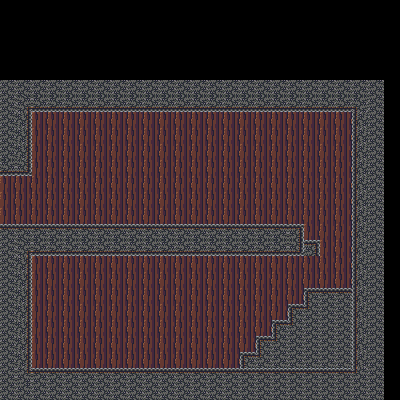

Rendered tile map (Tiled .tmx) drawn with the repository's tilesets; below, a short description and the map source with its tile grids summarised:
An orthogonal 25x25 tile map with 16x16 px tiles, 4 tile layers (SilhouetteLayer, BackgroundLayer, GameLayer, ForegroundLayer) and 2 objects (spawn, npcSpawn).

<map version="1.0" orientation="orthogonal" renderorder="left-up" width="25" height="25" tilewidth="16" tileheight="16" nextobjectid="3">
 <properties>
  <property name="exitLeft" value="lumbroff_01.tmx" />
  <property name="spawn" value="door_02" />
 </properties>
 <tileset firstgid="1" name="Lumbroff_tileset" tilewidth="16" tileheight="16">
  <image source="../graphics/levels/Lumbroff_tileset.png" trans="ff00ff" width="512" height="512" />
  <terraintypes>
   <terrain name="silhtree" tile="-1" />
   <terrain name="foliage" tile="-1" />
   <terrain name="stone" tile="-1" />
   <terrain name="ground" tile="-1" />
  </terraintypes>
  <tile id="1" terrain=",,,3" />
  <tile id="2" terrain=",,3," />
  <tile id="4" terrain=",,,2" />
  <tile id="5" terrain=",,2," />
  <tile id="18" terrain=",,,1" />
  <tile id="20" terrain=",,1," />
  <tile id="26" terrain=",,,0" />
  <tile id="28" terrain=",,0," />
  <tile id="32" terrain=",,3,3" />
  <tile id="33" terrain=",3,3,3" />
  <tile id="34" terrain="3,,3,3" />
  <tile id="35" terrain=",,2,2" />
  <tile id="36" terrain=",2,2,2" />
  <tile id="37" terrain="2,,2,2" />
  <tile id="49" terrain=",,1,1" />
  <tile id="50" terrain=",1,1,1" />
  <tile id="51" terrain="1,1,1,1" />
  <tile id="52" terrain="1,,1,1" />
  <tile id="57" terrain=",,0,0" />
  <tile id="58" terrain=",0,0,0" />
  <tile id="59" terrain="0,0,0,0" />
  <tile id="60" terrain="0,,0,0" />
  <tile id="64" terrain="3,3,," />
  <tile id="65" terrain="3,3,,3" />
  <tile id="66" terrain="3,3,3," />
  <tile id="67" terrain="2,2,," />
  <tile id="68" terrain="2,2,,2" />
  <tile id="69" terrain="2,2,2," />
  <tile id="82" terrain="1,1,,1" />
  <tile id="84" terrain="1,1,1," />
  <tile id="90" terrain="0,0,,0" />
  <tile id="92" terrain="0,0,0," />
  <tile id="96" terrain="3,3,3,3" />
  <tile id="97" terrain=",3,,3" />
  <tile id="98" terrain="3,,3," />
  <tile id="99" terrain="2,2,2,2" />
  <tile id="100" terrain=",2,,2" />
  <tile id="101" terrain="2,,2," />
  <tile id="114" terrain=",1,,1" />
  <tile id="116" terrain="1,,1," />
  <tile id="122" terrain=",0,,0" />
  <tile id="124" terrain="0,,0," />
  <tile id="129" terrain=",3,," />
  <tile id="130" terrain="3,,," />
  <tile id="132" terrain=",2,," />
  <tile id="133" terrain="2,,," />
  <tile id="145" terrain="1,1,," />
  <tile id="146" terrain=",1,," />
  <tile id="148" terrain="1,,," />
  <tile id="153" terrain="0,0,," />
  <tile id="154" terrain=",0,," />
  <tile id="156" terrain="0,,," />
 </tileset>
 <layer name="SilhouetteLayer" width="25" height="25">
  <data>[625 cells, 625 non-empty, 1 distinct tile ids]</data>
 </layer>
 <layer name="BackgroundLayer" width="25" height="25">
  <data>[625 cells, 266 non-empty, 1 distinct tile ids]</data>
 </layer>
 <layer name="GameLayer" width="25" height="25">
  <data>[625 cells, 214 non-empty, 12 distinct tile ids]</data>
 </layer>
 <layer name="ForegroundLayer" width="25" height="25">
  <data>[625 cells, 0 non-empty, 0 distinct tile ids]</data>
 </layer>
 <objectgroup name="Actors">
  <object id="1" name="playerSpawnLeft" type="spawn" x="7.33333" y="216">
   <ellipse />
  </object>
  <object id="2" name="lumbroffMerchant_03" type="npcSpawn" x="104.333" y="360">
   <properties>
    <property name="npcType" value="merchant" />
    <property name="script" value="lumbroff_merchant_03" />
   </properties>
   <ellipse />
  </object>
 </objectgroup>
</map>
